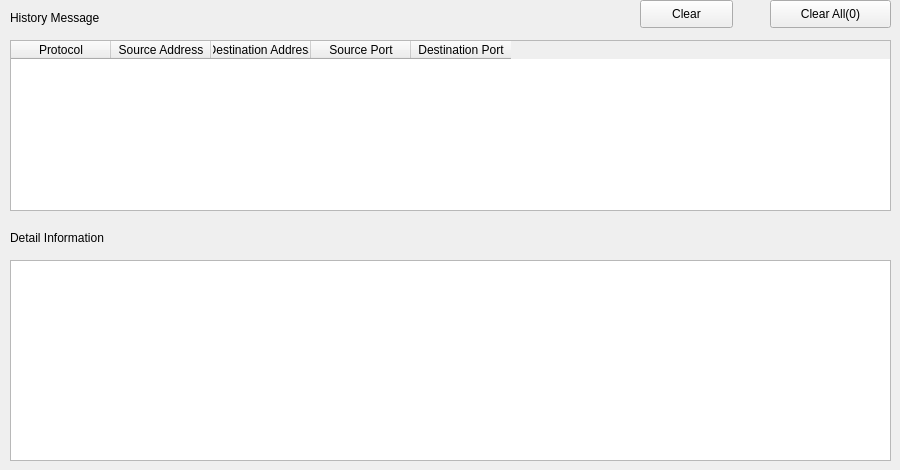
    <widget class="QWidget" name="tab">
     <attribute name="title">
      <string>log</string>
     </attribute>
     <widget class="QTableWidget" name="log_widget">
      <property name="geometry">
       <rect>
        <x>10</x>
        <y>40</y>
        <width>881</width>
        <height>171</height>
       </rect>
      </property>
      <column>
       <property name="text">
        <string>Protocol</string>
       </property>
      </column>
      <column>
       <property name="text">
        <string>Source Address</string>
       </property>
      </column>
      <column>
       <property name="text">
        <string>Destination Address</string>
       </property>
      </column>
      <column>
       <property name="text">
        <string>Source Port</string>
       </property>
      </column>
      <column>
       <property name="text">
        <string>Destination Port</string>
       </property>
      </column>
     </widget>
     <widget class="QListView" name="detail_list">
      <property name="geometry">
       <rect>
        <x>10</x>
        <y>260</y>
        <width>881</width>
        <height>201</height>
       </rect>
      </property>
     </widget>
     <widget class="QLabel" name="label_51">
      <property name="geometry">
       <rect>
        <x>10</x>
        <y>10</y>
        <width>181</width>
        <height>16</height>
       </rect>
      </property>
      <property name="text">
       <string>History Message</string>
      </property>
     </widget>
     <widget class="QLabel" name="label_69">
      <property name="geometry">
       <rect>
        <x>10</x>
        <y>230</y>
        <width>191</width>
        <height>16</height>
       </rect>
      </property>
      <property name="text">
       <string>Detail Information</string>
      </property>
     </widget>
     <widget class="QPushButton" name="clear_log">
      <property name="geometry">
       <rect>
        <x>640</x>
        <y>0</y>
        <width>93</width>
        <height>28</height>
       </rect>
      </property>
      <property name="text">
       <string>Clear</string>
      </property>
     </widget>
     <widget class="QPushButton" name="clear_all_log">
      <property name="geometry">
       <rect>
        <x>770</x>
        <y>0</y>
        <width>121</width>
        <height>28</height>
       </rect>
      </property>
      <property name="text">
       <string>Clear All(0)</string>
      </property>
     </widget>
    </widget>
